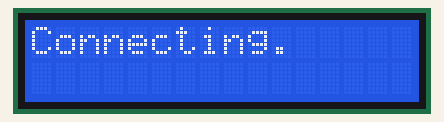
The sketch below on a simulated ESP32. Parts: 16×2 character LCD. WiFi joins after 1.5 s; servers stay silent unless stated; random numbers use the default seed unless the sketch sets one.

Above: at 0.6 s.
At 1.6 s:
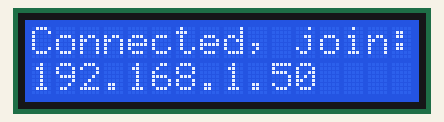
At 2.6 s:
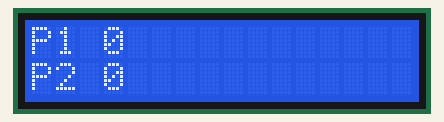
At 11.7 s:
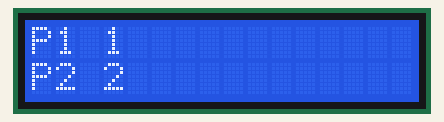
At 19.8 s:
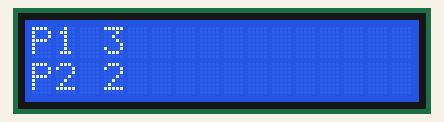
At 38.2 s:
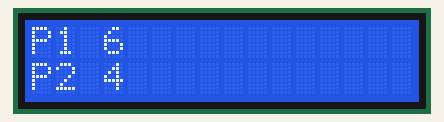

The sketch:

FinalProject.ino
```cpp
#include <WiFi.h>
#include <AsyncTCP.h>
#include <ESPAsyncWebServer.h>
#include <LiquidCrystal.h>


const char* ssid     = "Homemade";
const char* password = "Ranson11!";

AsyncWebServer server(80);

#define ROWS 10
#define COLS 10
#define EMPTY  "."
#define BALL   "O"
#define PADDLE "X"

#define rs 33
#define enable 25
#define d0 26
#define d1 27
#define d2 14
#define d3 23
#define d4 22
#define d5 21
#define d6 19
#define d7 18

LiquidCrystal lcd(rs, enable, d0, d1, d2, d3, d4, d5, d6, d7);

int ballRow = 5, ballCol = 5;
int ballDRow = 1, ballDCol = 1;
int paddle1Row = 4;
int paddle2Row = 4;
int score1 = 0, score2 = 0;

String board[ROWS][COLS];

void buildBoard() {
  for (int r = 0; r < ROWS; r++)
    for (int c = 0; c < COLS; c++)
      board[r][c] = EMPTY;

  if (paddle1Row >= 0 && paddle1Row < ROWS)   board[paddle1Row][0]   = PADDLE;
  if (paddle1Row+1 < ROWS)                    board[paddle1Row+1][0] = PADDLE;
  if (paddle2Row >= 0 && paddle2Row < ROWS)   board[paddle2Row][9]   = PADDLE;
  if (paddle2Row+1 < ROWS)                    board[paddle2Row+1][9] = PADDLE;

  if (ballRow >= 0 && ballRow < ROWS && ballCol >= 0 && ballCol < COLS)
    board[ballRow][ballCol] = BALL;
}

String boardToJSON() {
  String json = "[";
  for (int r = 0; r < ROWS; r++) {
    json += "[";
    for (int c = 0; c < COLS; c++) {
      json += "\"" + board[r][c] + "\"";
      if (c < COLS - 1) json += ",";
    }
    json += "]";
    if (r < ROWS - 1) json += ",";
  }
  json += "]";
  return json;
}

void resetBall() {
  ballRow = 4; ballCol = 4;
  ballDRow = (random(2) == 0) ? 1 : -1;
  ballDCol = (random(2) == 0) ? 1 : -1;
  buildBoard();
}

void stepGame() {
  ballRow += ballDRow;
  ballCol += ballDCol;

  if (ballRow <= 0)        { ballRow = 0;      ballDRow =  1; }
  if (ballRow >= ROWS - 1) { ballRow = ROWS-1; ballDRow = -1; }

  if (ballCol <= 0) {
    ballCol = 0;
    buildBoard();
    if (ballRow == paddle1Row || ballRow == paddle1Row + 1) {
      ballDCol = 1;
    } else {
      delay(300);
      score2++; resetBall(); return;
    }
  }


  if (ballCol >= COLS - 1) {
    ballCol = COLS - 1;
    buildBoard();
    if (ballRow == paddle2Row || ballRow == paddle2Row + 1) {
      ballDCol = -1;
    } else {
      delay(300);
      score1++; resetBall(); return;
    }
  }

  buildBoard();
}

String getPage() {
  return R"rawliteral(
<!DOCTYPE html>
<html>
<head>
  <meta charset="UTF-8">
  <meta name="viewport" content="width=device-width, initial-scale=1.0">
  <title>ESP32 Pong</title>
  <style>
    @import url('https://fonts.googleapis.com/css2?family=Share+Tech+Mono&display=swap');

    :root {
      --bg:     #0a0a0f;
      --ball:   #00ffcc;
      --paddle: #ff4466;
      --border: #1a1a3a;
      --text:   #c0c0e0;
      --empty:  #0d0d1a;
      --btn:    #12122a;
    }

    * { box-sizing: border-box; margin: 0; padding: 0; }

    body {
      background: var(--bg);
      color: var(--text);
      font-family: 'Share Tech Mono', monospace;
      display: flex;
      flex-direction: column;
      align-items: center;
      justify-content: center;
      min-height: 100vh;
      gap: 16px;
    }

    h1 {
      font-size: 1.8rem;
      letter-spacing: 0.3em;
      color: var(--ball);
      text-shadow: 0 0 20px #00ffcc66;
    }

    .scores {
      font-size: 1.2rem;
      letter-spacing: 0.15em;
    }
    .scores span { color: var(--paddle); }

    .game-row {
      display: flex;
      align-items: center;
      gap: 16px;
    }

    #grid {
      display: grid;
      grid-template-columns: repeat(10, 40px);
      grid-template-rows:    repeat(10, 40px);
      gap: 3px;
      background: var(--border);
      padding: 3px;
      border-radius: 6px;
      box-shadow: 0 0 40px #00ffcc18;
    }

    .cell {
      width: 40px; height: 40px;
      border-radius: 3px;
      background: var(--empty);
      transition: background 0.07s;
    }
    .cell.ball   { background: var(--ball);   box-shadow: 0 0 10px var(--ball); }
    .cell.paddle { background: var(--paddle); box-shadow: 0 0 8px  var(--paddle); }

    .player-ctrl {
      display: flex;
      flex-direction: column;
      align-items: center;
      gap: 10px;
    }

    .player-label {
      font-size: 0.7rem;
      letter-spacing: 0.12em;
      color: #555;
    }

    .btn-col {
      display: flex;
      flex-direction: column;
      gap: 8px;
    }

    button {
      width: 64px;
      height: 64px;
      background: var(--btn);
      color: var(--text);
      border: 1px solid #2a2a5a;
      border-radius: 8px;
      font-family: 'Share Tech Mono', monospace;
      font-size: 1.6rem;
      cursor: pointer;
      transition: background 0.12s, box-shadow 0.12s, transform 0.08s;
      user-select: none;
      -webkit-user-select: none;
    }

    button:hover  { background: #1e1e40; box-shadow: 0 0 12px #00ffcc33; }
    button:active { background: #2a2a55; transform: scale(0.94); }

    #status {
      font-size: 0.75rem;
      color: #333;
      letter-spacing: 0.1em;
    }
  </style>
</head>
<body>

  <h1>// PONG //</h1>

  <div class="scores">
    P1: <span id="s1">0</span> &nbsp;|&nbsp; P2: <span id="s2">0</span>
  </div>

  <div class="game-row">

    <div class="player-ctrl">
      <div class="btn-col">
        <button onclick="move('p1','up')">▲</button>
        <button onclick="move('p1','dn')">▼</button>
      </div>
      <div class="player-label">P1</div>
    </div>

    <div id="grid"></div>

    <div class="player-ctrl">
      <div class="btn-col">
        <button onclick="move('p2','up')">▲</button>
        <button onclick="move('p2','dn')">▼</button>
      </div>
      <div class="player-label">P2</div>
    </div>

  </div>

  <div id="status">CONNECTING...</div>

  <script>
    function renderBoard(board) {
      const grid = document.getElementById('grid');
      grid.innerHTML = '';
      for (let r = 0; r < board.length; r++) {
        for (let c = 0; c < board[r].length; c++) {
          const cell = document.createElement('div');
          cell.className = 'cell';
          const val = board[r][c];
          if (val === 'O') cell.classList.add('ball');
          if (val === 'X') cell.classList.add('paddle');
          grid.appendChild(cell);
        }
      }
    }

    function poll() {
      fetch('/state')
        .then(r => r.json())
        .then(data => {
          renderBoard(data.board);
          document.getElementById('s1').textContent = data.score1;
          document.getElementById('s2').textContent = data.score2;
          document.getElementById('status').textContent = 'LIVE';
        })
        .catch(() => {
          document.getElementById('status').textContent = 'RECONNECTING...';
        });
    }

    function move(player, dir) {
      fetch('/move?player=' + player + '&dir=' + dir);
    }

    setInterval(poll, 300);
    poll();
  </script>
</body>
</html>
)rawliteral";
}

void setup() {
  lcd.begin(16,2);
  lcd.setCursor(0,0);
  Serial.begin(9600);
  randomSeed(analogRead(0));
  buildBoard();

  WiFi.begin(ssid, password);
  lcd.print("Connecting");
  while (WiFi.status() != WL_CONNECTED) {
    delay(500); lcd.print(".");
  }
  lcd.clear();
  lcd.println("Connected, join:");
  lcd.setCursor(0, 1);
  lcd.println(WiFi.localIP().toString());

  server.on("/", HTTP_GET, [](AsyncWebServerRequest* req) {
    req->send(200, "text/html", getPage());
  });

  server.on("/state", HTTP_GET, [](AsyncWebServerRequest* req) {
    String json = "{\"board\":" + boardToJSON()
                + ",\"score1\":" + score1
                + ",\"score2\":" + score2 + "}";
    req->send(200, "application/json", json);
  });

  server.on("/move", HTTP_GET, [](AsyncWebServerRequest* req) {
    if (req->hasParam("player") && req->hasParam("dir")) {
      String player = req->getParam("player")->value();
      String dir    = req->getParam("dir")->value();
      if (player == "p1") {
        if (dir == "up" && paddle1Row > 0)        paddle1Row--;
        if (dir == "dn" && paddle1Row < ROWS - 2) paddle1Row++;
      } else if (player == "p2") {
        if (dir == "up" && paddle2Row > 0)        paddle2Row--;
        if (dir == "dn" && paddle2Row < ROWS - 2) paddle2Row++;
      }
      buildBoard();
    }
    req->send(200, "text/plain", "ok");
  });

  server.begin();

  delay(1000);
  lcd.clear();
  lcd.setCursor(0,0);
}

void loop() {
  lcd.clear();
  lcd.setCursor(0, 0);
  lcd.print("P1 ");
  lcd.print(score1);
  lcd.setCursor(0, 1);
  lcd.print("P2 ");
  lcd.print(score2);
  static unsigned long lastStep = 0;
  if (millis() - lastStep > 800) {
    lastStep = millis();
    stepGame();
  }
}
```

Measured:
- what the display in image 1 shows lasts 1.0 s, from 1.6 s to 2.6 s
- what the display in image 2 shows lasts 2.7 s, from 2.6 s to 5.3 s
- what the display in image 3 shows lasts 4.0 s, from 11.7 s to 15.7 s
